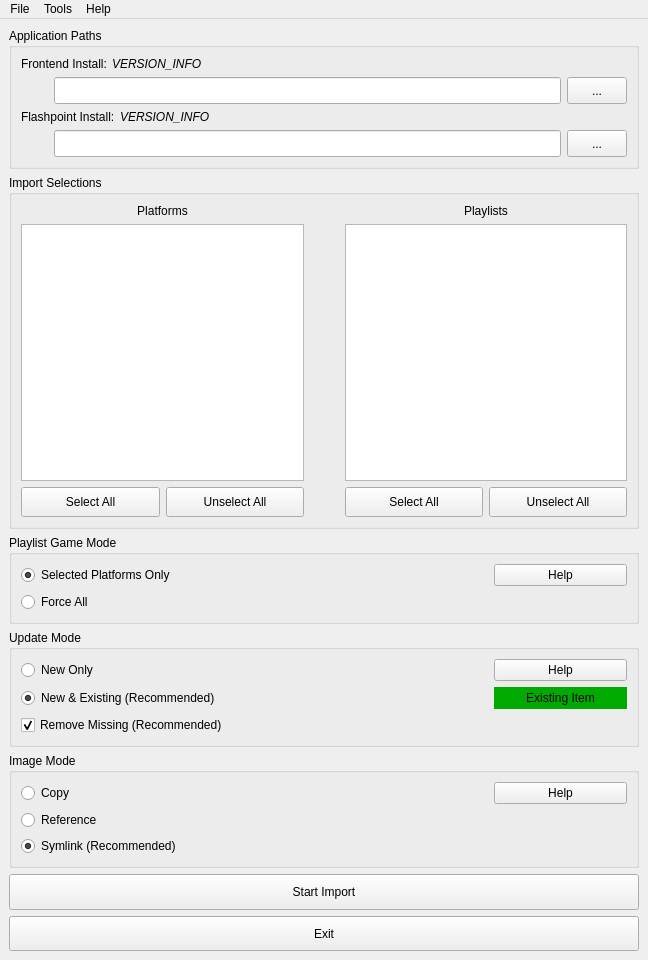
 <widget class="QMainWindow" name="MainWindow">
  <property name="geometry">
   <rect>
    <x>0</x>
    <y>0</y>
    <width>648</width>
    <height>960</height>
   </rect>
  </property>
  <property name="windowTitle">
   <string>MainWindow</string>
  </property>
  <widget class="QWidget" name="centralwidget">
   <layout class="QVBoxLayout" name="verticalLayout_3" stretch="0,0,0,0,0,0,0">
    <item>
     <widget class="QGroupBox" name="groupBox_appPathInputs">
      <property name="sizePolicy">
       <sizepolicy hsizetype="Preferred" vsizetype="Preferred">
        <horstretch>0</horstretch>
        <verstretch>3</verstretch>
       </sizepolicy>
      </property>
      <property name="title">
       <string>Application Paths</string>
      </property>
      <layout class="QGridLayout" name="gridLayout">
       <property name="topMargin">
        <number>9</number>
       </property>
       <item row="2" column="1">
        <widget class="QLineEdit" name="lineEdit_frontendPath">
         <property name="sizePolicy">
          <sizepolicy hsizetype="Expanding" vsizetype="Minimum">
           <horstretch>20</horstretch>
           <verstretch>1</verstretch>
          </sizepolicy>
         </property>
         <property name="minimumSize">
          <size>
           <width>200</width>
           <height>22</height>
          </size>
         </property>
         <property name="font">
          <font>
           <pointsize>9</pointsize>
          </font>
         </property>
        </widget>
       </item>
       <item row="2" column="0">
        <widget class="QLabel" name="icon_frontend_install_status">
         <property name="sizePolicy">
          <sizepolicy hsizetype="Fixed" vsizetype="Fixed">
           <horstretch>0</horstretch>
           <verstretch>0</verstretch>
          </sizepolicy>
         </property>
         <property name="minimumSize">
          <size>
           <width>27</width>
           <height>27</height>
          </size>
         </property>
         <property name="maximumSize">
          <size>
           <width>27</width>
           <height>27</height>
          </size>
         </property>
         <property name="sizeIncrement">
          <size>
           <width>0</width>
           <height>0</height>
          </size>
         </property>
         <property name="baseSize">
          <size>
           <width>0</width>
           <height>0</height>
          </size>
         </property>
         <property name="text">
          <string/>
         </property>
         <property name="textFormat">
          <enum>Qt::PlainText</enum>
         </property>
         <property name="pixmap">
          <pixmap resource="../resources_cmn.qrc">:/res/icon/No_Install.png</pixmap>
         </property>
         <property name="scaledContents">
          <bool>true</bool>
         </property>
         <property name="alignment">
          <set>Qt::AlignLeading|Qt::AlignLeft|Qt::AlignVCenter</set>
         </property>
        </widget>
       </item>
       <item row="6" column="0">
        <widget class="QLabel" name="icon_flashpoint_install_status">
         <property name="sizePolicy">
          <sizepolicy hsizetype="Fixed" vsizetype="Fixed">
           <horstretch>1</horstretch>
           <verstretch>0</verstretch>
          </sizepolicy>
         </property>
         <property name="minimumSize">
          <size>
           <width>27</width>
           <height>27</height>
          </size>
         </property>
         <property name="maximumSize">
          <size>
           <width>27</width>
           <height>27</height>
          </size>
         </property>
         <property name="text">
          <string/>
         </property>
         <property name="pixmap">
          <pixmap resource="../resources_cmn.qrc">:/res/icon/No_Install.png</pixmap>
         </property>
         <property name="scaledContents">
          <bool>true</bool>
         </property>
        </widget>
       </item>
       <item row="6" column="1">
        <widget class="QLineEdit" name="lineEdit_flashpointPath">
         <property name="sizePolicy">
          <sizepolicy hsizetype="Expanding" vsizetype="Minimum">
           <horstretch>20</horstretch>
           <verstretch>0</verstretch>
          </sizepolicy>
         </property>
         <property name="minimumSize">
          <size>
           <width>200</width>
           <height>22</height>
          </size>
         </property>
         <property name="font">
          <font>
           <pointsize>9</pointsize>
          </font>
         </property>
        </widget>
       </item>
       <item row="2" column="2">
        <widget class="QPushButton" name="pushButton_frontendBrowse">
         <property name="sizePolicy">
          <sizepolicy hsizetype="Preferred" vsizetype="Minimum">
           <horstretch>1</horstretch>
           <verstretch>0</verstretch>
          </sizepolicy>
         </property>
         <property name="minimumSize">
          <size>
           <width>60</width>
           <height>22</height>
          </size>
         </property>
         <property name="text">
          <string>...</string>
         </property>
        </widget>
       </item>
       <item row="6" column="2">
        <widget class="QPushButton" name="pushButton_flashpointBrowse">
         <property name="sizePolicy">
          <sizepolicy hsizetype="Preferred" vsizetype="Minimum">
           <horstretch>1</horstretch>
           <verstretch>0</verstretch>
          </sizepolicy>
         </property>
         <property name="minimumSize">
          <size>
           <width>60</width>
           <height>22</height>
          </size>
         </property>
         <property name="text">
          <string>...</string>
         </property>
        </widget>
       </item>
       <item row="5" column="0" colspan="2">
        <layout class="QHBoxLayout" name="horizontalLayout" stretch="0,1">
         <property name="spacing">
          <number>5</number>
         </property>
         <item>
          <widget class="QLabel" name="label_flashpointPath">
           <property name="text">
            <string>Flashpoint Install:</string>
           </property>
          </widget>
         </item>
         <item>
          <widget class="QLabel" name="label_flashpointVersion">
           <property name="font">
            <font>
             <italic>true</italic>
            </font>
           </property>
           <property name="text">
            <string>VERSION_INFO</string>
           </property>
           <property name="margin">
            <number>0</number>
           </property>
          </widget>
         </item>
        </layout>
       </item>
       <item row="1" column="0" colspan="2">
        <layout class="QHBoxLayout" name="horizontalLayout_5" stretch="0,1">
         <property name="spacing">
          <number>5</number>
         </property>
         <property name="leftMargin">
          <number>0</number>
         </property>
         <item>
          <widget class="QLabel" name="label_frontendPath">
           <property name="text">
            <string>Frontend Install:</string>
           </property>
           <property name="indent">
            <number>0</number>
           </property>
          </widget>
         </item>
         <item>
          <widget class="QLabel" name="label_frontendVersion">
           <property name="font">
            <font>
             <italic>true</italic>
            </font>
           </property>
           <property name="text">
            <string>VERSION_INFO</string>
           </property>
          </widget>
         </item>
        </layout>
       </item>
      </layout>
     </widget>
    </item>
    <item>
     <widget class="QGroupBox" name="groupBox_importSelection">
      <property name="enabled">
       <bool>true</bool>
      </property>
      <property name="sizePolicy">
       <sizepolicy hsizetype="Preferred" vsizetype="Expanding">
        <horstretch>0</horstretch>
        <verstretch>10</verstretch>
       </sizepolicy>
      </property>
      <property name="title">
       <string>Import Selections</string>
      </property>
      <layout class="QHBoxLayout" name="horizontalLayout_4">
       <item>
        <layout class="QVBoxLayout" name="verticalLayout" stretch="0,17,2">
         <item>
          <widget class="QLabel" name="label_platformOptions">
           <property name="text">
            <string>Platforms</string>
           </property>
           <property name="alignment">
            <set>Qt::AlignCenter</set>
           </property>
          </widget>
         </item>
         <item>
          <widget class="QListWidget" name="listWidget_platformChoices">
           <property name="sizePolicy">
            <sizepolicy hsizetype="Expanding" vsizetype="Expanding">
             <horstretch>0</horstretch>
             <verstretch>10</verstretch>
            </sizepolicy>
           </property>
           <property name="minimumSize">
            <size>
             <width>150</width>
             <height>35</height>
            </size>
           </property>
           <property name="selectionMode">
            <enum>QAbstractItemView::NoSelection</enum>
           </property>
          </widget>
         </item>
         <item>
          <layout class="QHBoxLayout" name="horizontalLayout_2" stretch="0,0">
           <item>
            <widget class="QPushButton" name="pushButton_selectAll_platforms">
             <property name="sizePolicy">
              <sizepolicy hsizetype="Minimum" vsizetype="Expanding">
               <horstretch>0</horstretch>
               <verstretch>5</verstretch>
              </sizepolicy>
             </property>
             <property name="minimumSize">
              <size>
               <width>0</width>
               <height>22</height>
              </size>
             </property>
             <property name="text">
              <string>Select All</string>
             </property>
            </widget>
           </item>
           <item>
            <widget class="QPushButton" name="pushButton_selectNone_platforms">
             <property name="sizePolicy">
              <sizepolicy hsizetype="Minimum" vsizetype="Minimum">
               <horstretch>0</horstretch>
               <verstretch>5</verstretch>
              </sizepolicy>
             </property>
             <property name="minimumSize">
              <size>
               <width>0</width>
               <height>22</height>
              </size>
             </property>
             <property name="text">
              <string>Unselect All</string>
             </property>
            </widget>
           </item>
          </layout>
         </item>
        </layout>
       </item>
       <item>
        <spacer name="horizontalSpacer">
         <property name="orientation">
          <enum>Qt::Horizontal</enum>
         </property>
         <property name="sizeType">
          <enum>QSizePolicy::Preferred</enum>
         </property>
         <property name="sizeHint" stdset="0">
          <size>
           <width>35</width>
           <height>20</height>
          </size>
         </property>
        </spacer>
       </item>
       <item>
        <layout class="QVBoxLayout" name="verticalLayout_2" stretch="0,17,2">
         <item>
          <widget class="QLabel" name="label_playlistOptions">
           <property name="text">
            <string>Playlists</string>
           </property>
           <property name="alignment">
            <set>Qt::AlignCenter</set>
           </property>
          </widget>
         </item>
         <item>
          <widget class="QListWidget" name="listWidget_playlistChoices">
           <property name="minimumSize">
            <size>
             <width>150</width>
             <height>35</height>
            </size>
           </property>
           <property name="selectionMode">
            <enum>QAbstractItemView::NoSelection</enum>
           </property>
          </widget>
         </item>
         <item>
          <layout class="QHBoxLayout" name="horizontalLayout_3">
           <property name="sizeConstraint">
            <enum>QLayout::SetDefaultConstraint</enum>
           </property>
           <item>
            <widget class="QPushButton" name="pushButton_selectAll_playlists">
             <property name="sizePolicy">
              <sizepolicy hsizetype="Minimum" vsizetype="Minimum">
               <horstretch>0</horstretch>
               <verstretch>0</verstretch>
              </sizepolicy>
             </property>
             <property name="minimumSize">
              <size>
               <width>0</width>
               <height>22</height>
              </size>
             </property>
             <property name="text">
              <string>Select All</string>
             </property>
            </widget>
           </item>
           <item>
            <widget class="QPushButton" name="pushButton_selectNone_playlists">
             <property name="sizePolicy">
              <sizepolicy hsizetype="Minimum" vsizetype="Minimum">
               <horstretch>0</horstretch>
               <verstretch>0</verstretch>
              </sizepolicy>
             </property>
             <property name="minimumSize">
              <size>
               <width>0</width>
               <height>22</height>
              </size>
             </property>
             <property name="text">
              <string>Unselect All</string>
             </property>
            </widget>
           </item>
          </layout>
         </item>
        </layout>
       </item>
      </layout>
     </widget>
    </item>
    <item>
     <widget class="QGroupBox" name="groupBox_playlistGameMode">
      <property name="sizePolicy">
       <sizepolicy hsizetype="Preferred" vsizetype="Preferred">
        <horstretch>0</horstretch>
        <verstretch>2</verstretch>
       </sizepolicy>
      </property>
      <property name="title">
       <string>Playlist Game Mode</string>
      </property>
      <layout class="QGridLayout" name="gridLayout_6" rowstretch="1,0" columnstretch="6,1,2">
       <item row="0" column="1">
        <spacer name="horizontalSpacer_4">
         <property name="orientation">
          <enum>Qt::Horizontal</enum>
         </property>
         <property name="sizeHint" stdset="0">
          <size>
           <width>40</width>
           <height>20</height>
          </size>
         </property>
        </spacer>
       </item>
       <item row="0" column="2">
        <widget class="QPushButton" name="pushButton_playlistGameModeHelp">
         <property name="sizePolicy">
          <sizepolicy hsizetype="Minimum" vsizetype="Minimum">
           <horstretch>0</horstretch>
           <verstretch>1</verstretch>
          </sizepolicy>
         </property>
         <property name="minimumSize">
          <size>
           <width>100</width>
           <height>22</height>
          </size>
         </property>
         <property name="maximumSize">
          <size>
           <width>270</width>
           <height>40</height>
          </size>
         </property>
         <property name="text">
          <string>Help</string>
         </property>
         <property name="icon">
          <iconset resource="../resources_cmn.qrc">
           <normaloff>:/res/icon/Update_Mode_Info.png</normaloff>:/res/icon/Update_Mode_Info.png</iconset>
         </property>
         <attribute name="buttonGroup">
          <string notr="true">buttonGroup_imageMode</string>
         </attribute>
        </widget>
       </item>
       <item row="1" column="0">
        <widget class="QRadioButton" name="radioButton_forceAll">
         <property name="sizePolicy">
          <sizepolicy hsizetype="Minimum" vsizetype="Minimum">
           <horstretch>0</horstretch>
           <verstretch>0</verstretch>
          </sizepolicy>
         </property>
         <property name="text">
          <string>Force All</string>
         </property>
         <property name="checked">
          <bool>false</bool>
         </property>
        </widget>
       </item>
       <item row="0" column="0">
        <widget class="QRadioButton" name="radioButton_selectedPlatformsOnly">
         <property name="sizePolicy">
          <sizepolicy hsizetype="Minimum" vsizetype="Minimum">
           <horstretch>0</horstretch>
           <verstretch>0</verstretch>
          </sizepolicy>
         </property>
         <property name="text">
          <string>Selected Platforms Only</string>
         </property>
         <property name="checked">
          <bool>true</bool>
         </property>
        </widget>
       </item>
      </layout>
     </widget>
    </item>
    <item>
     <widget class="QGroupBox" name="groupBox_updateMode">
      <property name="sizePolicy">
       <sizepolicy hsizetype="Preferred" vsizetype="Preferred">
        <horstretch>0</horstretch>
        <verstretch>3</verstretch>
       </sizepolicy>
      </property>
      <property name="title">
       <string>Update Mode</string>
      </property>
      <layout class="QGridLayout" name="gridLayout_4" rowstretch="1,1,1" columnstretch="6,1,2" rowminimumheight="0,0,0">
       <item row="0" column="1">
        <spacer name="horizontalSpacer_2">
         <property name="orientation">
          <enum>Qt::Horizontal</enum>
         </property>
         <property name="sizeType">
          <enum>QSizePolicy::Expanding</enum>
         </property>
         <property name="sizeHint" stdset="0">
          <size>
           <width>40</width>
           <height>20</height>
          </size>
         </property>
        </spacer>
       </item>
       <item row="0" column="2">
        <widget class="QPushButton" name="pushButton_updateModeHelp">
         <property name="sizePolicy">
          <sizepolicy hsizetype="Minimum" vsizetype="Minimum">
           <horstretch>0</horstretch>
           <verstretch>1</verstretch>
          </sizepolicy>
         </property>
         <property name="minimumSize">
          <size>
           <width>100</width>
           <height>22</height>
          </size>
         </property>
         <property name="maximumSize">
          <size>
           <width>270</width>
           <height>40</height>
          </size>
         </property>
         <property name="text">
          <string>Help</string>
         </property>
         <property name="icon">
          <iconset resource="../resources_cmn.qrc">
           <normaloff>:/res/icon/Update_Mode_Info.png</normaloff>:/res/icon/Update_Mode_Info.png</iconset>
         </property>
        </widget>
       </item>
       <item row="1" column="0">
        <widget class="QRadioButton" name="radioButton_updateExisting">
         <property name="sizePolicy">
          <sizepolicy hsizetype="Minimum" vsizetype="Minimum">
           <horstretch>0</horstretch>
           <verstretch>0</verstretch>
          </sizepolicy>
         </property>
         <property name="minimumSize">
          <size>
           <width>190</width>
           <height>0</height>
          </size>
         </property>
         <property name="text">
          <string>New &amp;&amp; Existing (Recommended)</string>
         </property>
         <property name="checked">
          <bool>true</bool>
         </property>
        </widget>
       </item>
       <item row="2" column="0">
        <widget class="QCheckBox" name="checkBox_removeMissing">
         <property name="sizePolicy">
          <sizepolicy hsizetype="Minimum" vsizetype="Minimum">
           <horstretch>0</horstretch>
           <verstretch>0</verstretch>
          </sizepolicy>
         </property>
         <property name="minimumSize">
          <size>
           <width>190</width>
           <height>0</height>
          </size>
         </property>
         <property name="text">
          <string>Remove Missing (Recommended)</string>
         </property>
         <property name="checked">
          <bool>true</bool>
         </property>
        </widget>
       </item>
       <item row="0" column="0">
        <widget class="QRadioButton" name="radioButton_onlyAdd">
         <property name="sizePolicy">
          <sizepolicy hsizetype="Minimum" vsizetype="Minimum">
           <horstretch>0</horstretch>
           <verstretch>0</verstretch>
          </sizepolicy>
         </property>
         <property name="minimumSize">
          <size>
           <width>190</width>
           <height>0</height>
          </size>
         </property>
         <property name="text">
          <string>New Only</string>
         </property>
         <property name="checked">
          <bool>false</bool>
         </property>
        </widget>
       </item>
       <item row="1" column="2">
        <widget class="QLabel" name="label_existingItemColor">
         <property name="enabled">
          <bool>true</bool>
         </property>
         <property name="sizePolicy">
          <sizepolicy hsizetype="Minimum" vsizetype="Minimum">
           <horstretch>0</horstretch>
           <verstretch>1</verstretch>
          </sizepolicy>
         </property>
         <property name="minimumSize">
          <size>
           <width>100</width>
           <height>22</height>
          </size>
         </property>
         <property name="maximumSize">
          <size>
           <width>270</width>
           <height>40</height>
          </size>
         </property>
         <property name="sizeIncrement">
          <size>
           <width>0</width>
           <height>40</height>
          </size>
         </property>
         <property name="palette">
          <palette>
           <active>
            <colorrole role="WindowText">
             <brush brushstyle="SolidPattern">
              <color alpha="255">
               <red>0</red>
               <green>0</green>
               <blue>0</blue>
              </color>
             </brush>
            </colorrole>
            <colorrole role="Base">
             <brush brushstyle="SolidPattern">
              <color alpha="255">
               <red>255</red>
               <green>255</green>
               <blue>255</blue>
              </color>
             </brush>
            </colorrole>
            <colorrole role="Window">
             <brush brushstyle="SolidPattern">
              <color alpha="255">
               <red>0</red>
               <green>170</green>
               <blue>0</blue>
              </color>
             </brush>
            </colorrole>
           </active>
           <inactive>
            <colorrole role="WindowText">
             <brush brushstyle="SolidPattern">
              <color alpha="255">
               <red>0</red>
               <green>0</green>
               <blue>0</blue>
              </color>
             </brush>
            </colorrole>
            <colorrole role="Base">
             <brush brushstyle="SolidPattern">
              <color alpha="255">
               <red>255</red>
               <green>255</green>
               <blue>255</blue>
              </color>
             </brush>
            </colorrole>
            <colorrole role="Window">
             <brush brushstyle="SolidPattern">
              <color alpha="255">
               <red>0</red>
               <green>170</green>
               <blue>0</blue>
              </color>
             </brush>
            </colorrole>
           </inactive>
           <disabled>
            <colorrole role="WindowText">
             <brush brushstyle="SolidPattern">
              <color alpha="255">
               <red>222</red>
               <green>222</green>
               <blue>222</blue>
              </color>
             </brush>
            </colorrole>
            <colorrole role="Base">
             <brush brushstyle="SolidPattern">
              <color alpha="255">
               <red>0</red>
               <green>170</green>
               <blue>0</blue>
              </color>
             </brush>
            </colorrole>
            <colorrole role="Window">
             <brush brushstyle="SolidPattern">
              <color alpha="255">
               <red>0</red>
               <green>170</green>
               <blue>0</blue>
              </color>
             </brush>
            </colorrole>
           </disabled>
          </palette>
         </property>
         <property name="autoFillBackground">
          <bool>true</bool>
         </property>
         <property name="text">
          <string>Existing Item</string>
         </property>
         <property name="alignment">
          <set>Qt::AlignCenter</set>
         </property>
        </widget>
       </item>
      </layout>
     </widget>
    </item>
    <item>
     <widget class="QGroupBox" name="groupBox_imageMode">
      <property name="sizePolicy">
       <sizepolicy hsizetype="Preferred" vsizetype="Preferred">
        <horstretch>0</horstretch>
        <verstretch>2</verstretch>
       </sizepolicy>
      </property>
      <property name="title">
       <string>Image Mode</string>
      </property>
      <layout class="QGridLayout" name="gridLayout_5" rowstretch="1,1,0" columnstretch="6,1,2">
       <item row="0" column="0">
        <widget class="QRadioButton" name="radioButton_copy">
         <property name="sizePolicy">
          <sizepolicy hsizetype="Minimum" vsizetype="Minimum">
           <horstretch>0</horstretch>
           <verstretch>0</verstretch>
          </sizepolicy>
         </property>
         <property name="text">
          <string>Copy</string>
         </property>
         <attribute name="buttonGroup">
          <string notr="true">buttonGroup_imageMode</string>
         </attribute>
        </widget>
       </item>
       <item row="0" column="2">
        <widget class="QPushButton" name="pushButton_imageModeHelp">
         <property name="sizePolicy">
          <sizepolicy hsizetype="Minimum" vsizetype="Minimum">
           <horstretch>0</horstretch>
           <verstretch>1</verstretch>
          </sizepolicy>
         </property>
         <property name="minimumSize">
          <size>
           <width>100</width>
           <height>22</height>
          </size>
         </property>
         <property name="maximumSize">
          <size>
           <width>270</width>
           <height>40</height>
          </size>
         </property>
         <property name="text">
          <string>Help</string>
         </property>
         <property name="icon">
          <iconset resource="../resources_cmn.qrc">
           <normaloff>:/res/icon/Update_Mode_Info.png</normaloff>:/res/icon/Update_Mode_Info.png</iconset>
         </property>
        </widget>
       </item>
       <item row="0" column="1">
        <spacer name="horizontalSpacer_3">
         <property name="orientation">
          <enum>Qt::Horizontal</enum>
         </property>
         <property name="sizeHint" stdset="0">
          <size>
           <width>40</width>
           <height>20</height>
          </size>
         </property>
        </spacer>
       </item>
       <item row="1" column="0">
        <widget class="QRadioButton" name="radioButton_reference">
         <property name="sizePolicy">
          <sizepolicy hsizetype="Minimum" vsizetype="Minimum">
           <horstretch>0</horstretch>
           <verstretch>0</verstretch>
          </sizepolicy>
         </property>
         <property name="text">
          <string>Reference</string>
         </property>
         <property name="checked">
          <bool>false</bool>
         </property>
         <attribute name="buttonGroup">
          <string notr="true">buttonGroup_imageMode</string>
         </attribute>
        </widget>
       </item>
       <item row="2" column="0">
        <widget class="QRadioButton" name="radioButton_link">
         <property name="sizePolicy">
          <sizepolicy hsizetype="Minimum" vsizetype="Minimum">
           <horstretch>0</horstretch>
           <verstretch>0</verstretch>
          </sizepolicy>
         </property>
         <property name="text">
          <string>Symlink (Recommended) </string>
         </property>
         <property name="checked">
          <bool>true</bool>
         </property>
         <attribute name="buttonGroup">
          <string notr="true">buttonGroup_imageMode</string>
         </attribute>
        </widget>
       </item>
      </layout>
     </widget>
    </item>
    <item>
     <widget class="QPushButton" name="pushButton_startImport">
      <property name="sizePolicy">
       <sizepolicy hsizetype="Minimum" vsizetype="MinimumExpanding">
        <horstretch>0</horstretch>
        <verstretch>1</verstretch>
       </sizepolicy>
      </property>
      <property name="text">
       <string>Start Import</string>
      </property>
     </widget>
    </item>
    <item>
     <widget class="QPushButton" name="pushButton_exit">
      <property name="sizePolicy">
       <sizepolicy hsizetype="Minimum" vsizetype="MinimumExpanding">
        <horstretch>0</horstretch>
        <verstretch>1</verstretch>
       </sizepolicy>
      </property>
      <property name="text">
       <string>Exit</string>
      </property>
     </widget>
    </item>
   </layout>
  </widget>
  <widget class="QMenuBar" name="menubar">
   <property name="geometry">
    <rect>
     <x>0</x>
     <y>0</y>
     <width>648</width>
     <height>24</height>
    </rect>
   </property>
   <widget class="QMenu" name="menuFile">
    <property name="title">
     <string>File</string>
    </property>
    <addaction name="action_exit"/>
   </widget>
   <widget class="QMenu" name="menuTools">
    <property name="title">
     <string>Tools</string>
    </property>
    <addaction name="action_editTagFilter"/>
    <addaction name="separator"/>
    <addaction name="action_forceDownloadImages"/>
    <addaction name="action_includeAnimations"/>
    <addaction name="separator"/>
    <addaction name="action_deployCLIFp"/>
   </widget>
   <widget class="QMenu" name="menuHelp">
    <property name="title">
     <string>Help</string>
    </property>
    <addaction name="action_goToOFLIbGitHub"/>
    <addaction name="action_goToCLIFpGitHub"/>
    <addaction name="action_goToLBForums"/>
   </widget>
   <addaction name="menuFile"/>
   <addaction name="menuTools"/>
   <addaction name="menuHelp"/>
  </widget>
  <action name="action_exit">
   <property name="icon">
    <iconset resource="../resources_cmn.qrc">
     <normaloff>:/res/icon/Exit.png</normaloff>:/res/icon/Exit.png</iconset>
   </property>
   <property name="text">
    <string>Exit</string>
   </property>
  </action>
  <action name="action_goToOFLIbGitHub">
   <property name="icon">
    <iconset resource="../resources_cmn.qrc">
     <normaloff>:/res/icon/GitHub.png</normaloff>:/res/icon/GitHub.png</iconset>
   </property>
   <property name="text">
    <string>OFLIb (This Import Tool) GitHub</string>
   </property>
  </action>
  <action name="action_goToCLIFpGitHub">
   <property name="icon">
    <iconset resource="../resources_cmn.qrc">
     <normaloff>:/res/icon/GitHub.png</normaloff>:/res/icon/GitHub.png</iconset>
   </property>
   <property name="text">
    <string>CLIFp (Command-line Interface) GitHub</string>
   </property>
  </action>
  <action name="action_goToLBForums">
   <property name="icon">
    <iconset resource="../resources_cmn.qrc">
     <normaloff>:/res/icon/LaunchBox.png</normaloff>:/res/icon/LaunchBox.png</iconset>
   </property>
   <property name="text">
    <string>LaunchBox Forums Release Page</string>
   </property>
  </action>
  <action name="action_deployCLIFp">
   <property name="icon">
    <iconset resource="../resources_cmn.qrc">
     <normaloff>:/res/icon/CLIFp.png</normaloff>:/res/icon/CLIFp.png</iconset>
   </property>
   <property name="text">
    <string>Deploy CLIFp</string>
   </property>
  </action>
  <action name="action_includeExtreme">
   <property name="checkable">
    <bool>true</bool>
   </property>
   <property name="checked">
    <bool>false</bool>
   </property>
   <property name="text">
    <string>Include Extreme/Adult Games</string>
   </property>
  </action>
  <action name="action_includeAnimations">
   <property name="checkable">
    <bool>true</bool>
   </property>
   <property name="text">
    <string>Include Animations</string>
   </property>
  </action>
  <action name="action_editTagFilter">
   <property name="enabled">
    <bool>false</bool>
   </property>
   <property name="text">
    <string>Edit Tag Filter</string>
   </property>
  </action>
  <action name="action_forceDownloadImages">
   <property name="checkable">
    <bool>true</bool>
   </property>
   <property name="enabled">
    <bool>false</bool>
   </property>
   <property name="text">
    <string>Force Download Images</string>
   </property>
  </action>
 </widget>
